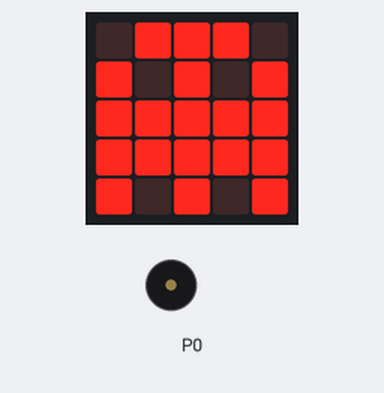
This program was run on a simulated BBC micro:bit (MakeCode). Shown: the board's 5×5 LED display, buzzer (waves = sounding).

Above: at 0.7 s.
At 4.2 s:
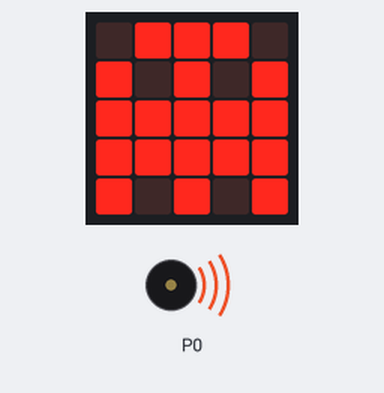
Timing chart, 0 to 130.0 s (numbered marks = the images above):
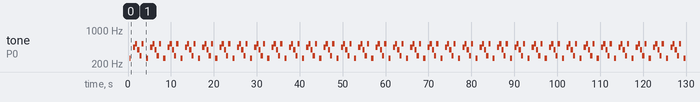

The program:

main.ts
```typescript
basic.showLeds(`
    . # # # .
    # . # . #
    # # # # #
    # # # # #
    # . # . #
    `)
music.setTempo(233)
music.play(music.tonePlayable(262, music.beat(BeatFraction.Whole)), music.PlaybackMode.UntilDone)
EventBusValue.MES_DPAD_BUTTON_1_UP
music.setBuiltInSpeakerEnabled(true)
EventBusValue.MES_DPAD_BUTTON_B_DOWN
music.stopMelody(MelodyStopOptions.All)
basic.forever(function on_forever() {
    for (let index = 0; index < 262; index++) {
        music.play(music.stringPlayable("- A C5 G D C5 - C ", 120), music.PlaybackMode.UntilDone)
    }
})
music.setVolume(7456)
```

test.ts
```typescript
// här hamnar tester och detta kompileras inte när det här paketet används som ett tillägg.
```

Measured:
- by itself, tone on P0: repeats every 4.0 s: silent 0.51 s, 440 Hz 0.51 s, 523 Hz 0.51 s, 392 Hz 0.51 s, 294 Hz 0.51 s, 523 Hz 0.50 s, silent 0.51 s, 262 Hz 0.50 s
